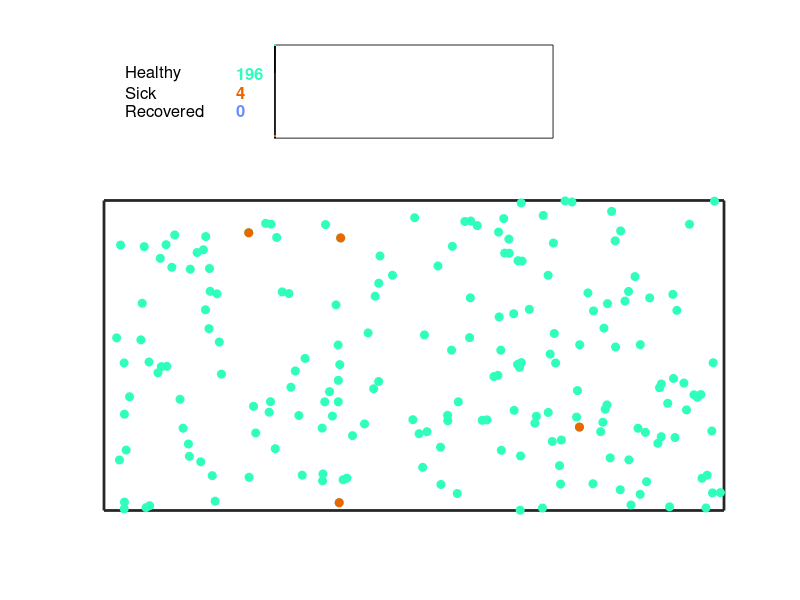

Write the MATLAB code that produced this figure. (Note: this script raises an error after producing the figure.)
%% Simple toy model

% Simulate the effects of social distancing and what happens when its
% lifted

% This code simulates the transmission of a virus (e.g., COVID-19) due to
% the interaction of people represented as colliding circles. The code
% outputs a gif to view result later. 

% See another type of toy model that simulates COVID transmission for
% people going to the market every so often: github.com/seismotologist & @seismotologist

% Please read the excellent article in the Washting Post by Harry Stevens (washingtonpost.com/graphics/2020/world/corona-simulator/)
% that explains the effects of social distancing which the code was inspired from .

% ------------------------------------------------------
% Author: Chris Milliner
% geomilliner@gmail.com

% Log: Created 03/22/20
% ------------------------------------------------------


clc
clear
% close all

%% Parameters
Num_people              = 200;          % total number of people
Perc_start_sick         = 2;            % Percent of people who start off as sick
Perc_social_distance    = 110;           % percent of people who are using social distancing (i.e., they dont move)
Velocity_factor         = 0.3;          % factor to change velocity of motion
Duration_of_recovery    = 90;          % amount of time it takes to reach recovery in units of number of time
ball_radius             = 0.02;         % ball width, affects liklihood of interacting with another, wider the ball, more likely it will collide with another
Num_time_steps          = 300;          % total number of time steps 
dt                      = 1;            % units of time. Can improve fidelity of simulation. Avoid large values, as this could lead to missing collisions
Time_stop_Social_dist   = 0.5;          % Relative time (between 0 and 1) when to stop social distancing. Set to 1 if you don't want to enact this. 

% Domain extent
left_extent_domain      = -3;           % left extent...
right_extent_domain     = 3;
top_extent_domain       = 1.5;
bot_extent_domain       = -1.5;

% Save result to a gif
Write_output_2_file     = 1;            % switch to turn on (1 = will write out a gif of results).
GIF_delay_time          = 0;            % add a delay time between each frame 
COVID_vid_filename      = './GIF_output/COVID_sim_1.gif';% filename of the gif

% for plotting
Mksize          = 6;                    % size of dots, only for plotting. not for interaction
%---------------------------------------------------------

domain_width = abs(left_extent_domain - right_extent_domain);
domain_height = abs(top_extent_domain - bot_extent_domain);

% Randomize positions
x_vecs = rand(Num_people,1)*domain_width-domain_width/2;
y_vecs = rand(Num_people,1)*domain_height-domain_height/2;

% randomize velocities with normal distribution
velo_vecs_x = randn(Num_people,1)*Velocity_factor;
velo_vecs_y = randn(Num_people,1)*Velocity_factor;

%-------------------
% Social distancing 
%-------------------
rand_num_peeps_2_SD = floor(length(velo_vecs_x)*(Perc_social_distance/100));% randomize who is using s.d.
rand_indx_peeps_SD = randi([1 length(velo_vecs_x)],rand_num_peeps_2_SD,1);%(TO IMPROVE) this doesnt create a unique set of indices!

% not going anywhere...
velo_vecs_x(rand_indx_peeps_SD) = 0;% people with s.d. stay put
velo_vecs_y(rand_indx_peeps_SD) = 0;

%% Prep vars
Healthy = [ones(Num_people,1),zeros(Num_people,1),zeros(Num_people,1)];% variable to track who is sick, healthy or recovered

rand_peeps_that_r_sick = ceil(length(velo_vecs_x)*(Perc_start_sick/100));% randomize those who are sick
rand_indx_peeps_r_sick = randi([1 length(velo_vecs_x)],rand_peeps_that_r_sick,1);%(TO IMPROVE) this doesnt create a unique set of indices!

Health_tracker(rand_indx_peeps_r_sick) = true;% make them sick

Duration_sick = zeros(Num_people,1);
Duration_sick(rand_indx_peeps_r_sick) = true;
Person_recovered = false(Num_people,1);

Fig_ID          = ceil(rand(1)*1000);       % figure number
Currently_Sick  = zeros(1,length(1:dt:Num_time_steps));
Total_Recovered = zeros(1,length(1:dt:Num_time_steps));
Unaffected      = zeros(1,length(1:dt:Num_time_steps));
k_counter       = 1;

if ~exist('GIF_output', 'dir')
    mkdir GIF_output
end

First_time = 0;
for time_t = 1:dt:Num_time_steps
     
    % update positions
    x_vecs = x_vecs + velo_vecs_x*dt;
    y_vecs = y_vecs + velo_vecs_y*dt;
    
    %----------------------
    % Boundaries
    %----------------------
    
    % Adjust Velocities 
    velo_vecs_y(y_vecs>=top_extent_domain) = velo_vecs_y(y_vecs>=top_extent_domain)*-1;% hit top boundary, go back adjust position + velocity vector     
    velo_vecs_y(y_vecs<=bot_extent_domain) = velo_vecs_y(y_vecs<=bot_extent_domain)*-1;% hit bott. boundary 
    velo_vecs_x(x_vecs<=left_extent_domain) = velo_vecs_x(x_vecs<=left_extent_domain)*-1;% hit left
    velo_vecs_x(x_vecs>=right_extent_domain) = velo_vecs_x(x_vecs>=right_extent_domain)*-1;% hit right 
   
    
    %----------------------
    % Collision detection 
    %----------------------
    dX_matrix = repmat(x_vecs,1,length(x_vecs)) - repmat(x_vecs,1,length(x_vecs))';
    dY_matrix = repmat(y_vecs,1,length(y_vecs)) - repmat(y_vecs,1,length(y_vecs))';
    
    Distances_matrix_between_each_ball = sqrt(dX_matrix.^2 + dY_matrix.^2);% calcualte distances between all particles
    [Indx_collided, ball_2] = find(Distances_matrix_between_each_ball > 0 & Distances_matrix_between_each_ball < 2*ball_radius);% find all balls where the distances is less than twice the radius, therefore a collision has occurred. 
    % note this will miss collisions that may have occurred between the
    % time step. Therefore best to avoid using a dt that is too large.
    
    % Update health
    Indx_r_sick = find(Health_tracker);
    indx_met_other_sick = ismember(ball_2,Indx_r_sick);% find all the collisions where the other person was sick
    Indx_collied_w_sick = Indx_collided(indx_met_other_sick);
    Health_tracker(Indx_collied_w_sick) = true;% make someone sick if they collided when the other person was sick
    Health_tracker(Person_recovered) = false;% turn off if a person had already recovered cannot get sick again. 

    Duration_sick(Health_tracker) = Duration_sick(Health_tracker)+dt;% update time person has been sick
    Person_recovered_now = Duration_sick>=Duration_of_recovery;% person has now recovered
    Person_recovered(Person_recovered_now) = true;% now permanentaly add the recovered person to the recovered list
    
    
    %----------------------
    % Static bumping 
    %----------------------
    if ~isempty(Indx_collided)
        
        Total_dist_between_collided_balls = diag(Distances_matrix_between_each_ball(Indx_collided, ball_2));% amount of overlap (D)
        D_between_collided_balls = 2*ball_radius - Total_dist_between_collided_balls;% Dist of overlap
        Push_back = D_between_collided_balls/2;% scalar amount to push balls apart from each other (D/2)
        
        unit_vector_normal_ball_x = (x_vecs(Indx_collided) - x_vecs(ball_2))./Total_dist_between_collided_balls;% normal vector of direction to push them away from each other.
        unit_vector_normal_ball_y = (y_vecs(Indx_collided) - y_vecs(ball_2))./Total_dist_between_collided_balls;
        
        x_vecs(Indx_collided) = x_vecs(Indx_collided) + unit_vector_normal_ball_x.*Push_back;% update positions
        y_vecs(Indx_collided) = y_vecs(Indx_collided) + unit_vector_normal_ball_y.*Push_back;
    
        unit_vector_normal_ball_x = (x_vecs(Indx_collided) - x_vecs(ball_2))./(2*ball_radius);% update 
        unit_vector_normal_ball_y = (y_vecs(Indx_collided) - y_vecs(ball_2))./(2*ball_radius);
        
        %----------------------
        % Dynamic bumping
        %----------------------
       
        % tangential vector
        unit_vector_tang_ball_x = unit_vector_normal_ball_y*-1;
        unit_vector_tang_ball_y = unit_vector_normal_ball_x;
        
        veloc_in_tang_dir = velo_vecs_x(Indx_collided).*unit_vector_tang_ball_x + velo_vecs_y(Indx_collided).*unit_vector_tang_ball_y;% dot of tangent unit and velocity vector. how much of velocity
        % goes into tangent direction?

        velo_in_normal_dir = zeros(Num_people,1);
        velo_in_normal_dir(Indx_collided) = velo_vecs_x(Indx_collided).*unit_vector_normal_ball_x + velo_vecs_y(Indx_collided).*unit_vector_normal_ball_y; % dot of normal unit and velocity vector. how much of velocity
        % goes into normal direction?

        Indx_is_SD = ismember(ball_2,rand_indx_peeps_SD);% find any other ball indx that is also an SD index.
        % sep those indices that are and are not SD. use below
        other_ball_is_SD = Indx_collided(Indx_is_SD);% this ball is a SD. 
        ball_not_SD = ball_2(~Indx_is_SD);% this ball is not SD
        
        velo_in_normal_dir(ball_not_SD) = velo_in_normal_dir(Indx_collided(~Indx_is_SD));% only applies if other ball is not in SD
        velo_in_normal_dir(other_ball_is_SD) = velo_in_normal_dir(other_ball_is_SD);% if other ball is in SD, then one that isnt should treat other ball as boundary and bounce off.  
        
        velo_vecs_x(Indx_collided) = unit_vector_tang_ball_x.*veloc_in_tang_dir + unit_vector_normal_ball_x.*velo_in_normal_dir(Indx_collided);% New velocity
        velo_vecs_y(Indx_collided) = unit_vector_tang_ball_y.*veloc_in_tang_dir + unit_vector_normal_ball_y.*velo_in_normal_dir(Indx_collided);

        
    end
    
    if time_t/Num_time_steps < Time_stop_Social_dist+1e-12
        % people in SD stay there.
        velo_vecs_x(rand_indx_peeps_SD) = 0;
        velo_vecs_y(rand_indx_peeps_SD) = 0;
        
    elseif time_t/Num_time_steps >= Time_stop_Social_dist && ~First_time
        % first time, then need to randomize velocities of those just
        % realeased from S.D.
        velo_vecs_x(rand_indx_peeps_SD) = randn(length(rand_indx_peeps_SD),1)*Velocity_factor;
        velo_vecs_y(rand_indx_peeps_SD) = randn(length(rand_indx_peeps_SD),1)*Velocity_factor;
        
        First_time = 1;       
        rand_indx_peeps_SD = [];% remove vars so wont affect collision 
        
    end
    
    % Count up 
    Currently_Sick(k_counter) = sum(double(Health_tracker));% total sick
    Total_Recovered(k_counter) = sum(double(Person_recovered));% total recovered at the moment.
    Unaffected(k_counter) = Num_people - Currently_Sick(k_counter) - Total_Recovered(k_counter) + Currently_Sick(k_counter);% current total number unaffected (neither of the above), add the sick in again for plotting
    
    
    %----------------------
    % Plotting
    %----------------------
    
    h = figure(Fig_ID);
    clf(Fig_ID)
    subplot(8,4,[2,3,6,7])
    
    % plot recovered
    fill([0,1:dt:time_t,time_t],[0,ones(size(Unaffected(1:k_counter)))*Num_people,0],[109, 140, 252]/256)
    hold on 
    plot([1:dt:time_t],ones(size(Unaffected(1:k_counter)))*Num_people,'Color',[109, 140, 252]/256,'linewidth',2)
    % plot unaffected
    fill([0,1:dt:time_t,time_t],[0,Unaffected(1:k_counter),0],[47, 255, 189]/256)
    plot([1:dt:time_t],Unaffected(1:k_counter),'Color',[47, 255, 189]/256,'linewidth',2)
    % plot sick 
    fill([0,1:dt:time_t,time_t],[0,Currently_Sick(1:k_counter),0],[235, 102, 0]/256)
    plot([1:dt:time_t],Currently_Sick(1:k_counter),'Color',[235, 102, 0]/256,'linewidth',2)

    axis([1 Num_time_steps 0 Num_people])
    set(gca,'fontsize',12)
    set(gca,'YTick',[]);
    set(gca,'XTick',[]);
 
    % text
    txt_topleft = 'Healthy';
    txthandle = text(-160,Num_people*0.7,txt_topleft);%,'Color',[47, 255, 189]/256);
    set(txthandle,'fontsize',12)%,'FontWeight','bold')
    
    txt_middle = 'Sick';
    txthandle = text(-160,Num_people*0.5,txt_middle);%,'Color',[235, 102, 0]/256);
    set(txthandle,'fontsize',12)%,'FontWeight','bold')
    
    txt_topleft = 'Recovered';
    txthandle = text(-160,Num_people*0.3,txt_topleft);%,'Color',[109, 140, 252]/256);
    set(txthandle,'fontsize',12)%,'FontWeight','bold')
    
    % data
    txt_topleft = num2str(Unaffected(k_counter) - Currently_Sick(k_counter));
    txthandle = text(-40,Num_people*0.7,txt_topleft,'Color',[47, 255, 189]/256);
    set(txthandle,'fontsize',12,'FontWeight','bold')
    
    txt_middle = num2str(Currently_Sick(k_counter));
    txthandle = text(-40,Num_people*0.5,txt_middle,'Color',[235, 102, 0]/256);
    set(txthandle,'fontsize',12,'FontWeight','bold')
    
    txt_topleft = num2str(Total_Recovered(k_counter));
    txthandle = text(-40,Num_people*0.3,txt_topleft,'Color',[109, 140, 252]/256);
    set(txthandle,'fontsize',12,'FontWeight','bold')
    
    
    
    subplot(8,4,[9:32])
    % plot all (will be plotted as unaffected)
    plot(x_vecs,y_vecs,'o','markerfacecolor',[47, 255, 189]/256,'markeredgecolor',[47, 255, 189]/256,'markersize',Mksize)
    hold on 
    % plot sick
    plot(x_vecs(Health_tracker),y_vecs(Health_tracker),'o','markerfacecolor',[235, 102, 0]/256,'markeredgecolor',[235, 102, 0]/256,'markersize',Mksize)
    % plot recovered
    plot(x_vecs(Person_recovered),y_vecs(Person_recovered),'o','markerfacecolor',[109, 140, 252]/256,'markeredgecolor',[109, 140, 252]/256,'markersize',Mksize)
    axis equal
    axis([left_extent_domain right_extent_domain bot_extent_domain top_extent_domain])
    set(gca,'fontsize',15)
    set(gca,'YTick',[]);
    set(gca,'XTick',[]);
    set(gcf,'color','w');
    set(gca,'linewidth',2)% figure boundary 
    
    drawnow 
    switch Write_output_2_file
        case 1
            % Capture the plot as an image
            frame = getframe(h);
            im = frame2im(frame);
            [imind,cm] = rgb2ind(im,256);
            % Write to the GIF File
            
            if time_t == 1
                imwrite(imind,cm,COVID_vid_filename,'gif', 'Loopcount',inf,'DelayTime',GIF_delay_time);
            else
                imwrite(imind,cm,COVID_vid_filename,'gif','WriteMode','append','DelayTime',GIF_delay_time);
            end
    end
    
    k_counter = k_counter +1;
end
